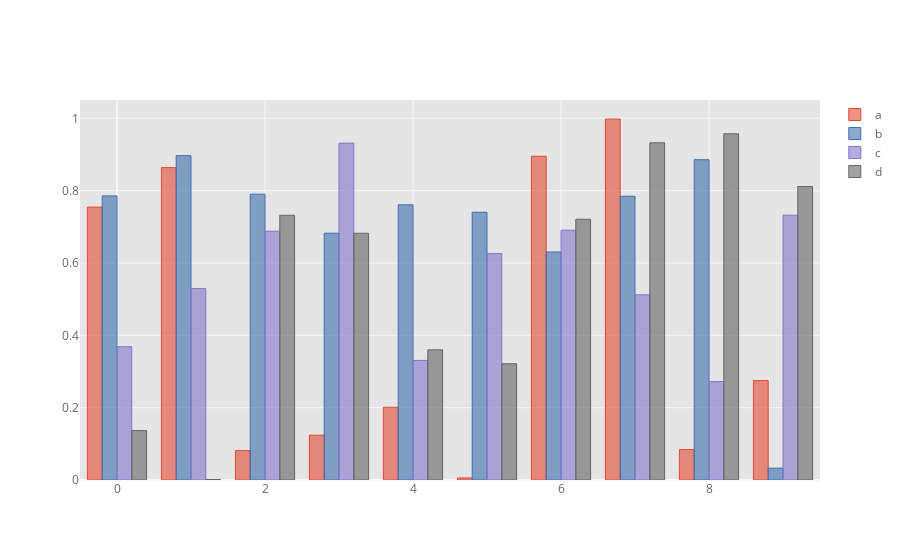

Here is the notebook cell this chart was saved with:
### Markdown cell above
Calling a DataFrame’s `plot()` method with `kind='bar'` produces a multiple bar plot:

### Code cell
df=pd.DataFrame(np.random.rand(10, 4), columns=['a', 'b', 'c', 'd'])
df.iplot(kind='bar')

### Figure 1 — Plotly figure (JSON) as saved in the notebook; plotly's stock layout.template omitted (floating-point values rounded to 4 significant figures)
{"data": [{"marker": {"color": "rgba(226, 74, 51, 0.6)", "line": {"color": "rgba(226, 74, 51, 1.0)", "width": 1}}, "name": "a", "orientation": "v", "text": "", "type": "bar", "x": [0, 1, 2, 3, 4, 5, 6, 7, 8, 9], "y": [0.7547, 0.8639, 0.08126, 0.1239, 0.2011, 0.005579, 0.8952, 0.9982, 0.08424, 0.2749]}, {"marker": {"color": "rgba(62, 111, 176, 0.6)", "line": {"color": "rgba(62, 111, 176, 1.0)", "width": 1}}, "name": "b", "orientation": "v", "text": "", "type": "bar", "x": [0, 1, 2, 3, 4, 5, 6, 7, 8, 9], "y": [0.7855, 0.897, 0.7904, 0.6824, 0.7609, 0.7403, 0.6306, 0.7845, 0.8857, 0.03273]}, {"marker": {"color": "rgba(132, 118, 202, 0.6)", "line": {"color": "rgba(132, 118, 202, 1.0)", "width": 1}}, "name": "c", "orientation": "v", "text": "", "type": "bar", "x": [0, 1, 2, 3, 4, 5, 6, 7, 8, 9], "y": [0.3685, 0.5292, 0.6877, 0.9315, 0.3306, 0.6263, 0.6907, 0.512, 0.2723, 0.7323]}, {"marker": {"color": "rgba(101, 101, 101, 0.6)", "line": {"color": "rgba(101, 101, 101, 1.0)", "width": 1}}, "name": "d", "orientation": "v", "text": "", "type": "bar", "x": [0, 1, 2, 3, 4, 5, 6, 7, 8, 9], "y": [0.1365, 0.001288, 0.7319, 0.6823, 0.3599, 0.3215, 0.721, 0.9324, 0.9572, 0.8115]}], "layout": {"legend": {"bgcolor": "#FFFFFF", "font": {"color": "#666666"}}, "paper_bgcolor": "#FFFFFF", "plot_bgcolor": "#E5E5E5", "title": {"font": {"color": "#151516"}}, "xaxis": {"gridcolor": "#F6F6F6", "showgrid": true, "tickfont": {"color": "#666666"}, "title": {"font": {"color": "#666666"}, "text": ""}, "zerolinecolor": "#F6F6F6"}, "yaxis": {"gridcolor": "#F6F6F6", "showgrid": true, "tickfont": {"color": "#666666"}, "title": {"font": {"color": "#666666"}, "text": ""}, "zerolinecolor": "#F6F6F6"}}}
